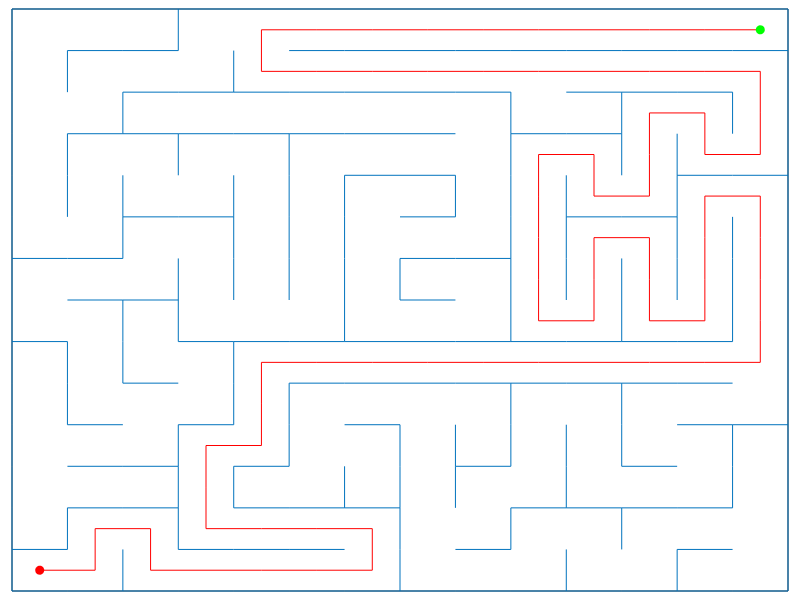

Here is the MATLAB script that generated this plot:

function [lines,board,hist,result] = maze(rowDim,colDim,start,stop,doPlot,printResult)
% MAZE  generates a random maze
% input:
%   optional:
%         rowDim: default: 14 
%         colDim: default: 14
%         start:  startfield of the resultpath;  default: [1,1]
%         stop:   targetfield of the resultpath; default: [rowDim,colDim]
%         doPlot: plot to new figure; default: true
%         printResult: plot the result-path; default: true
% output: lines:  nx2 array, containing all lines of the maze, where a line segment (for example [0,0;1,0])
%                 is separated by a NaN-entry. This allows to plot the whole maze directly with
%                 plot(lines(:,1),lines(:,2))
%         board:  (2*rowDim) by 2*colDim boolean-array, where walls have a truth-value 1, free space 0
%                 can be inspected easyli with spy(board)
%         hist:   the path of the maze-generation. Whenever e backtrack was performed, a NaN-value was insearted.
%         result: the most direct path from the startpoint to the endpoint
% written by Balthasar Hofer
% lebalz@outlook.com
% 01/03/2017
  
  % standard values
  if nargin<2
    rowDim = 14;
    colDim = 14;
  end
  if nargin < 4
    start = [1,1];
    stop = [rowDim,colDim];
  end
  if nargin<5
    doPlot = true;
  end
  if nargin<6
    printResult = true;
  end

  isUsed = false(rowDim,colDim);        %is field already visited/used?
  board = true(2*rowDim+1,2*colDim+1);  %
  pos = [1,1];                    %current lookup pos
  isUsed(pos(1),pos(2))=true;    
  hist = zeros(0,2);              %visit-history
  histPos = 0;                    %backtrack position
  stackCntr = 0;                  %matlab restricts the number of recursive
                                  %calls to a platform-dependent size. To
                                  %prevent from overflows, keep track of
                                  %stack-deepness

  NEIGHBOURS = [...               %relative indexes for neighbour lookup
    0 , 1;...
    1 , 0;...
    0 ,-1;...
    -1, 0];
  % create random maze
  finished = next_iteration();
  while ~finished
    stackCntr = 0;
    finished=next_iteration();
  end
  
  % traverse history and set neighbour-fields
  h = hist;
  indx = 1:size(hist,1);
  
  %replace nan with current field --> no connected fields here
  h(indx(isnan(h(:,1))),:) = h(indx(isnan(h(:,1)))-1,:);

  %connected fields relative to curr pos
  conFieldInd = diff([h(:,1),h(:,2)]);
  conFieldInd = [conFieldInd;0,0];
  c = 1;
  
  % set walls on board
  for p = hist'
    if ~isnan(p(1))
      board(2*p(1),2*p(2)) = false;
      board(2*p(1)+conFieldInd(c,1),2*p(2)+conFieldInd(c,2)) = false;
    end
    c = c + 1;
  end

  % drawing lines
  lines = [];
  for j = 1:2:2*rowDim
    for k = 1:2:2*colDim
      if board(j,k)
        if sum(board(j,k:k+2))==3
          lines = [lines;j/2,k/2; j/2,k/2+1;NaN(1,2)];
        end
        if sum(board(j:j+2,k))==3
          lines = [lines;j/2,k/2; j/2+1,k/2;NaN(1,2)];
        end
      end
    end
  end
  
  % add boarder
  lines = [lines;...
    rowDim+0.5,0.5;...
    rowDim+0.5,colDim+0.5;...
    NaN,NaN;...
    rowDim+0.5,colDim+0.5;...
    0.5,colDim+0.5;...
    NaN,NaN;];
  lines = lines - 0.5;
  hist = hist - 0.5;
  
  % scale to 1
  lines = [lines(:,1)./rowDim,lines(:,2)./colDim];
  hist = [hist(:,1)./rowDim,hist(:,2)./colDim];
  result = get_result_path(start,stop);
  
  if doPlot
    fh = figure('Name',sprintf('Random Maze %d by %d', rowDim,colDim),'Toolbar','none','Menubar','none');
    pos = get(fh,'Position');
    xscale = rowDim/colDim;
    set(fh,'Position',[pos(1),pos(2)-pos(3)+pos(4),xscale*pos(3),pos(3)]),
    plot(rowDim*lines(:,1),colDim*lines(:,2));    
    if printResult
      hold on
      set(gca,'XTick',[],'YTick',[],'Position',[0.015,0.015,0.97,0.97],'YLim',[0,colDim],'XLim',[0,rowDim]);
      plot(rowDim*result(:,1),colDim*result(:,2),'r');
      plot(rowDim*result(end,1),colDim*result(end,2),'og','MarkerFaceColor','g');
      plot(rowDim*result(1,1),colDim*result(1,2),'or','MarkerFaceColor','r');
      hold off
    end
  end
  
  function finished = next_iteration()
    stackCntr = stackCntr + 1;
    if stackCntr == 200
      finished = false;
      return;
    end
    ind = 1:4;
    poss = NEIGHBOURS + repmat(pos,4,1);
    poss(ind(poss(:,1)<1|poss(:,1)>rowDim),:)=NaN;
    poss(ind(poss(:,2)<1|poss(:,2)>colDim),:)=NaN;
    isfree = false(1,4);
    for i = 1:4
      if ~isnan(poss(i,1))
        isfree(i) = ~isUsed(poss(i,1),poss(i,2));
      end
    end
    if sum(isfree)==0
      if histPos > 1
        if histPos == size(hist,1)
          hist = [hist;pos];
          hist = [hist;NaN(1,2)];
        end
        histPos = histPos - 1;
        pos = hist(histPos,:);
      else
        finished = true;
        return;
      end
    else
      hist = [hist;pos];
      histPos = size(hist,1);
      next = randi([1,4]);
      while ~isfree(next)
        next = randi([1,4]);
      end
      pos = poss(next,:);
      isUsed(pos(1),pos(2))=true;
    end
    finished = next_iteration();
  end

  function resPath = get_result_path(startPoint,endPoint)
    if nargin < 2
      startPoint = [1,1];
      endPoint = [rowDim,colDim];
    end
    startPoint = startPoint - [0.5,0.5];
    endPoint = endPoint - [0.5,0.5];
    startPoint = startPoint./[rowDim,colDim];
    endPoint = endPoint./[rowDim,colDim];
    hist_p = get_flattend_path(hist);
    startInd = find((startPoint(1,1)==hist_p(:,1)) & (startPoint(1,2)==hist_p(:,2)),1,'last');
    endInd = find((endPoint(1,1)==hist_p(:,1)) & (endPoint(1,2)==hist_p(:,2)),1,'first');
    
    flag = startInd > endInd;
    if flag
      t = startInd;
      startInd = endInd;
      endInd = t;
    end
    resPath = hist_p(startInd:endInd,:);
    if flag
      resPath=flipud(resPath);
    end
    i = 1;
    toDelInds = false(size(resPath,1),1);
    while i <= size(resPath,1)
      idPoints = (resPath(i,1)==resPath(1:i,1)) & (resPath(i,2)==resPath(1:i,2));
      if sum(idPoints)>1
        toDel = find(idPoints);
        toDelInds(toDel(end-1)+1:toDel(end)) = true;
        i = toDel(end);
      end
      i = i + 1;
    end
    resPath(toDelInds,:) = [];
  end

  function flatPath = get_flattend_path(path)
    ind = 1:size(path,1);
    nan_ind = ind(isnan(path(:,1)));
    flatPath = path(1:nan_ind(1)-1,:);
    for i = 1:size(nan_ind,2)-1
      next_val = path(nan_ind(i)+1,:);
      if ~isnan(next_val(1))
        id_p = (next_val(1)==flatPath(:,1)) & (next_val(2)==flatPath(:,2));
        ip = find(id_p);
        flatPath = [flatPath(1:ip-1,:);...
          path(nan_ind(i)+1:nan_ind(i+1)-1,:);...
          flipud(path(nan_ind(i)+1:nan_ind(i+1)-1,:));...
          flatPath(ip:end,:)];
      end
    end
  end
end